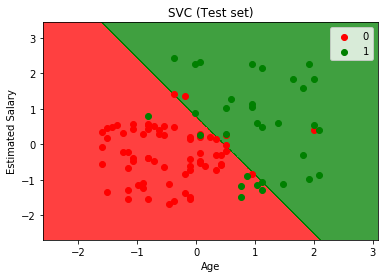

Reproduce this figure in Python.
# -*- coding: utf-8 -*-
"""
Created on Mon Dec 23 06:07:28 2019

@author: FartherSkies
"""

# SVC

# Importing the libraries
import numpy as np
import matplotlib.pyplot as plt
import pandas as pd

# Importing the dataset
dataset = pd.read_csv('Social_Network_Ads.csv')
X = dataset.iloc[:, [2, 3]].values
y = dataset.iloc[:, 4].values

# Splitting the dataset into the Training set and Test set
from sklearn.model_selection import train_test_split
X_train, X_test, y_train, y_test = train_test_split(X, y, test_size = 0.25, random_state = 0)

from sklearn.preprocessing import StandardScaler
sc_X = StandardScaler ()
X_train = sc_X.fit_transform (X_train)
X_test = sc_X.fit_transform (X_test)

from sklearn.svm import SVC
class_svc = SVC (kernel='linear', random_state=0, probability=True)
class_svc.fit (X_train, y_train)

y_pred = class_svc.predict (X_test)
y_pred_prob = class_svc.predict_proba (X_test)
print (y_pred)
print (y_pred_prob)

# Confusion Matrix

from sklearn.metrics import confusion_matrix
cm = confusion_matrix (y_test, y_pred)
print (cm)

# Plot

from matplotlib.colors import ListedColormap
X_set, y_set = X_test, y_test
X1, X2 = np.meshgrid(np.arange(start = X_set[:, 0].min() - 1, stop = X_set[:, 0].max() + 1, step = 0.005),
                     np.arange(start = X_set[:, 1].min() - 1, stop = X_set[:, 1].max() + 1, step = 0.005))
plt.contourf(X1, X2, class_svc.predict(np.array([X1.ravel(), X2.ravel()]).T).reshape(X1.shape),
             alpha = 0.75, cmap = ListedColormap(('red', 'green')))
plt.xlim(X1.min(), X1.max())
plt.ylim(X2.min(), X2.max())
for i, j in enumerate(np.unique(y_set)):
    plt.scatter(X_set[y_set == j, 0], X_set[y_set == j, 1],
                c = ListedColormap(('red', 'green'))(i), label = j)
plt.title('SVC (Test set)')
plt.xlabel('Age')
plt.ylabel('Estimated Salary')
plt.legend()
plt.show()
